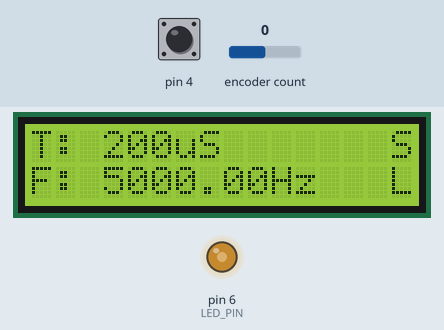
A sketch run on a simulated Arduino Uno, built with avr-gcc and run on an emulated ATmega328P. On the bench: 16×2 character LCD, output pins drawn as LEDs (lit = HIGH). The inputs (shaded band) are chosen by the test bench; at power-on: pin 4 HIGH, encoder count 0.

Above: at 1.2 s.
1.3 s: pin 4 pulled LOW for 0.15 s
At 2.4 s:
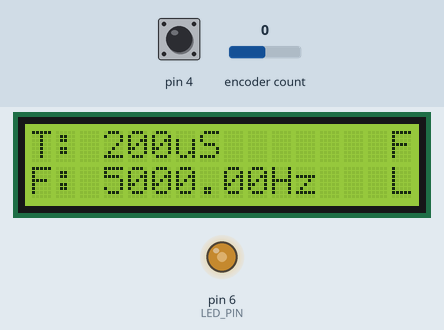
3.5 s: encoder count set to 1
At 4.7 s:
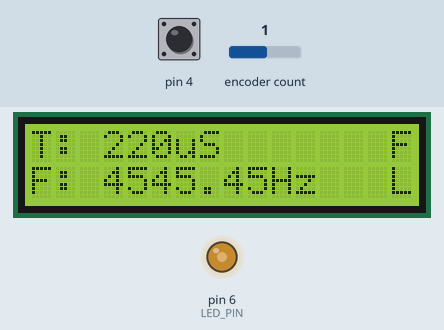
6.5 s: pin 4 pulled LOW for 1 s
8.1 s: pin 4 pulled LOW for 3.2 s
11.9 s: encoder count set to 0
At 13.0 s:
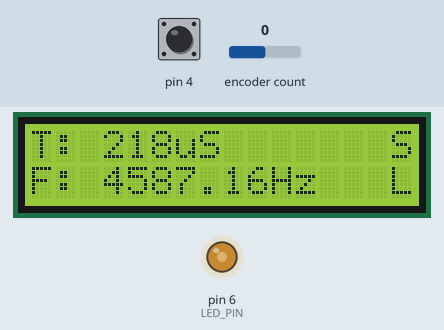
14.9 s: encoder count set to -1
At 17.15 s:
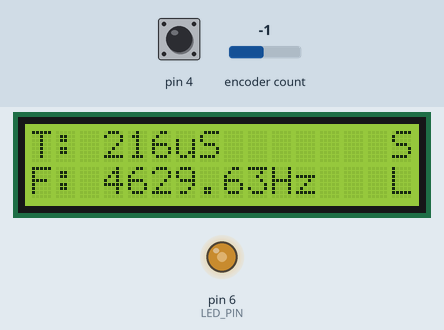
Timing chart, 0 to 17.4 s (numbered marks = the images above; inputs shaded):
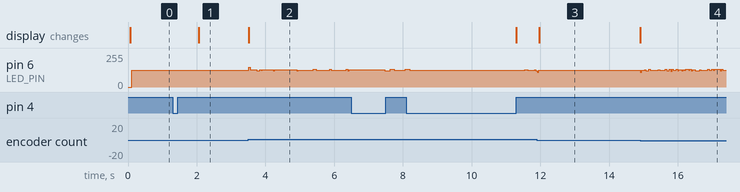

The sketch:

strobo.ino
```cpp
#include <ClickEncoder.h>
#include <TimerOne.h>
#include <LiquidCrystal.h>
#include <TimerThree.h>

#define LCD_RS      12
#define LCD_EN      11
#define LCD_D4       10
#define LCD_D5       9
#define LCD_D6       8
#define LCD_D7       7

#define LCD_CHARS   16
#define LCD_LINES    2

LiquidCrystal lcd(LCD_RS, LCD_EN, LCD_D4, LCD_D5, LCD_D6, LCD_D7);

#define ENC_A      2
#define ENC_B      3
#define ENC_BUTTON 4

ClickEncoder *encoder;
int16_t last, value;
int32_t freq;

#define LED_PIN 6
static boolean output = HIGH;
static boolean flashlight = HIGH;
static boolean fastmode = LOW;

void timerIsr() {
  encoder->service();
}

void setup() {
  freq = 1;

  encoder = new ClickEncoder(ENC_A, ENC_B, ENC_BUTTON, 4);

  lcd.begin(LCD_CHARS, LCD_LINES);
  lcd.clear();

  Timer1.initialize(1000);
  Timer1.attachInterrupt(timerIsr);

  last = -1;

  pinMode(LED_PIN, OUTPUT);

  Timer3.initialize();
  Timer3.attachInterrupt(flash);
}

void loop() {
  value += encoder->getValue();

  if (value != last) {
    Timer3.stop();
    int delta = value-last;
    last = value;

    if (fastmode) {
      freq += delta * 10;
    } else {
      freq += delta;
    }

    freq = max(100,freq);

    lcd.clear();
    lcd.setCursor(0, 0);
    lcd.print("T: ");
    lcd.print(freq*2);
    lcd.print("uS");
    lcd.setCursor(0, 1);
    lcd.print("F: ");
    lcd.print(1000000.0/float(freq*2));
    lcd.print("Hz");

    Timer3.setPeriod(freq);
    Timer3.start();
    lcd.setCursor(15, 0);
    lcd.print(fastmode ? "F" : "S");

    lcd.setCursor(15, 1);
    lcd.print((encoder->getAccelerationEnabled()) ? "A" : "L");
  }

  ClickEncoder::Button b = encoder->getButton();
  if (b != ClickEncoder::Open) {
    #define VERBOSECASE(label) case label: break;
    switch (b) {
      VERBOSECASE(ClickEncoder::Held);
      VERBOSECASE(ClickEncoder::Released);
      VERBOSECASE(ClickEncoder::Pressed);
      case ClickEncoder::Clicked:
        fastmode = !fastmode;
        lcd.setCursor(15, 0);
        lcd.print(fastmode ? "F" : "S");
        break;
      case ClickEncoder::DoubleClicked:
        encoder->setAccelerationEnabled(!encoder->getAccelerationEnabled());
        lcd.setCursor(15, 1);
        lcd.print((encoder->getAccelerationEnabled()) ? "A" : "L");
        break;
    }
  }
}

void flash() {
  digitalWrite(LED_PIN, output);
  output = !output;
}
```

Measured:
- after the input at 1.3 s, the display: changes after 0.75 s (image 1)
- after the input at 3.5 s, the display: changes at once (image 2)
- after the input at 11.9 s, the display: changes after 0.07 s (image 3)
- after the input at 14.9 s, the display: changes at once (image 4)
